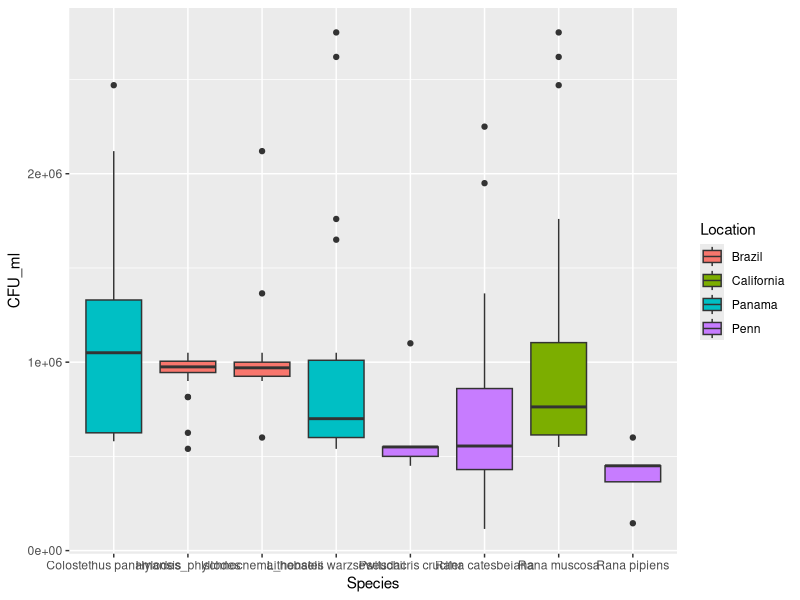
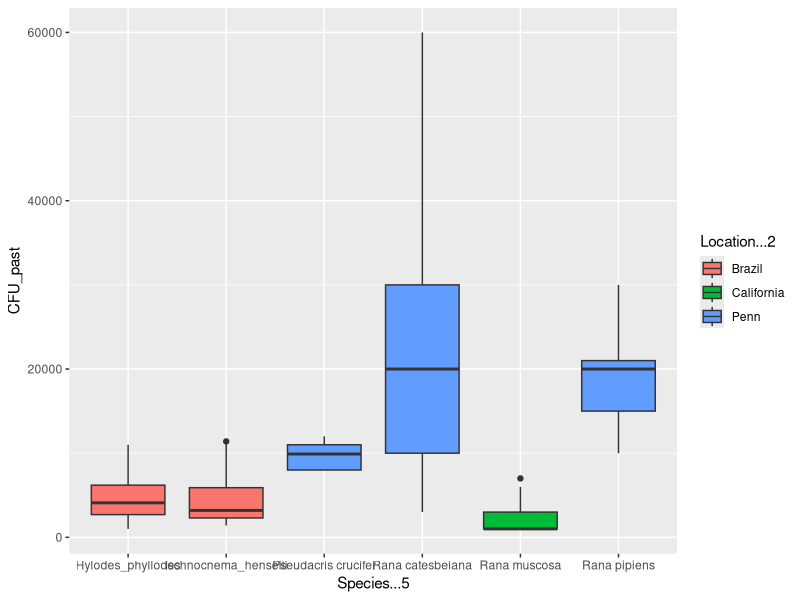
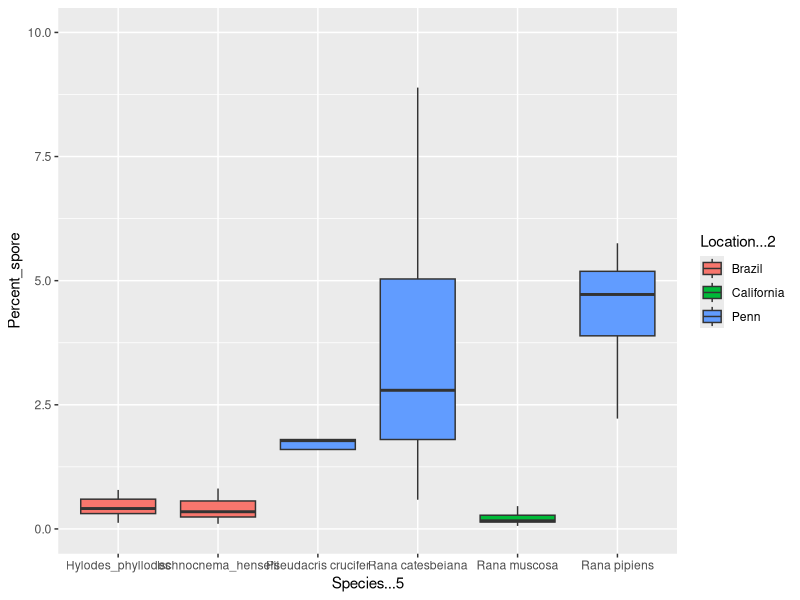
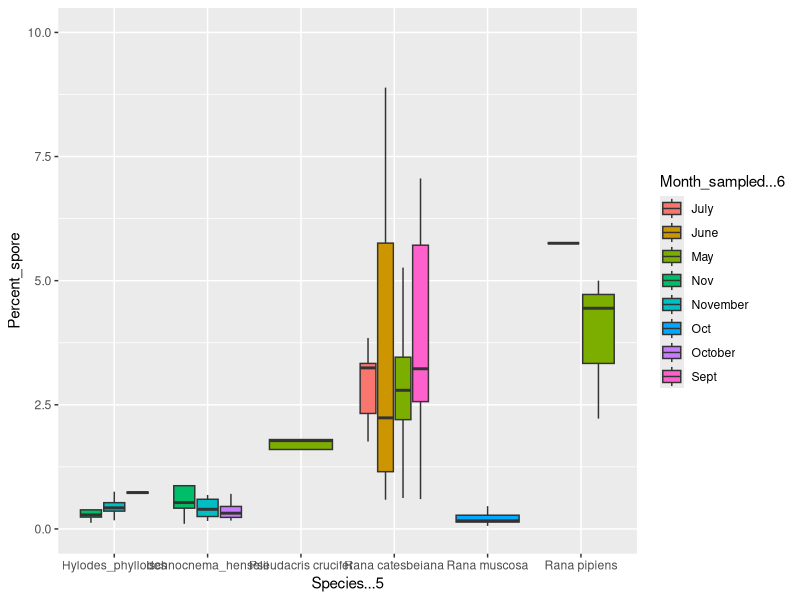
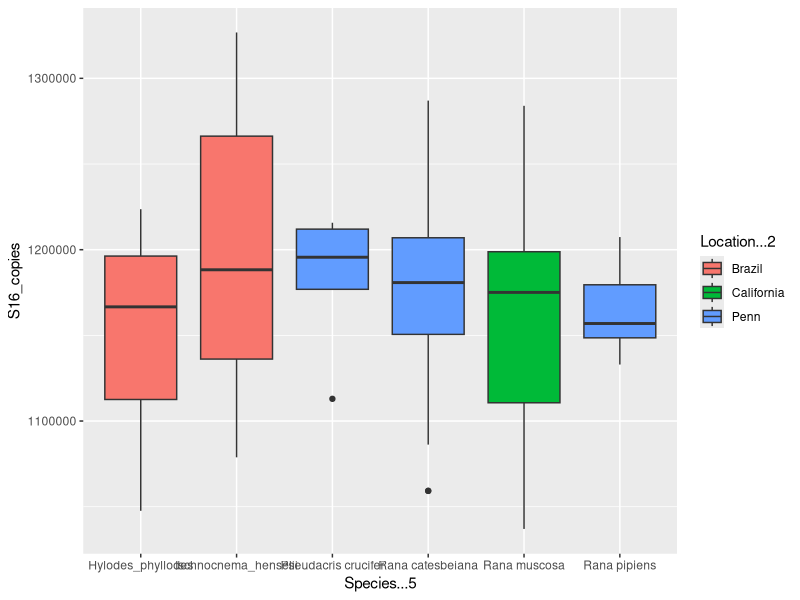
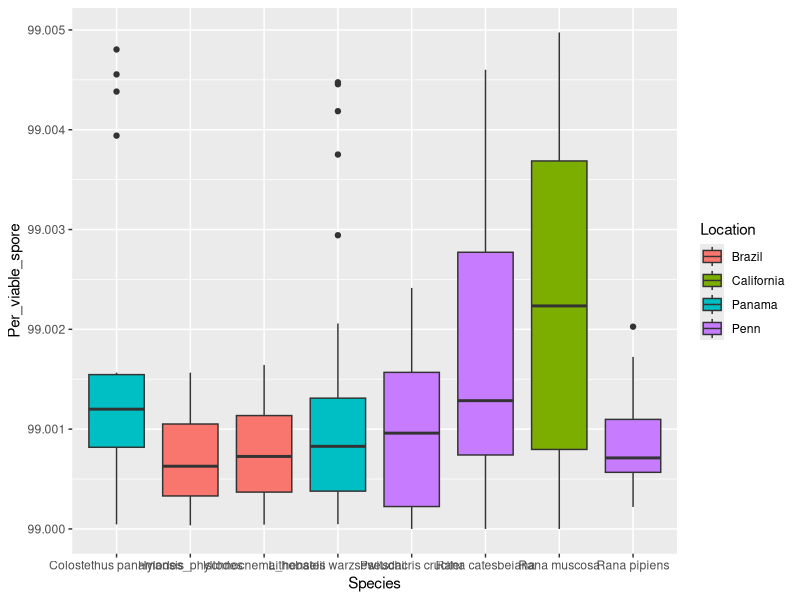
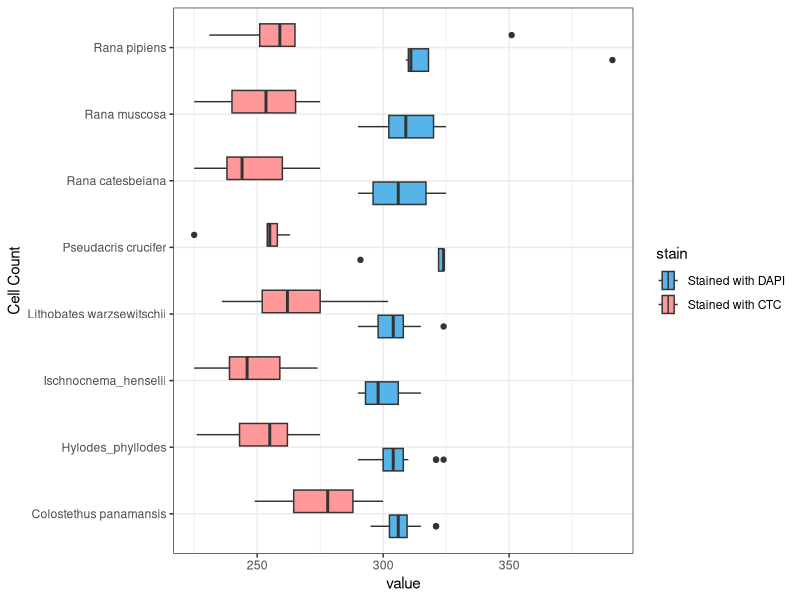
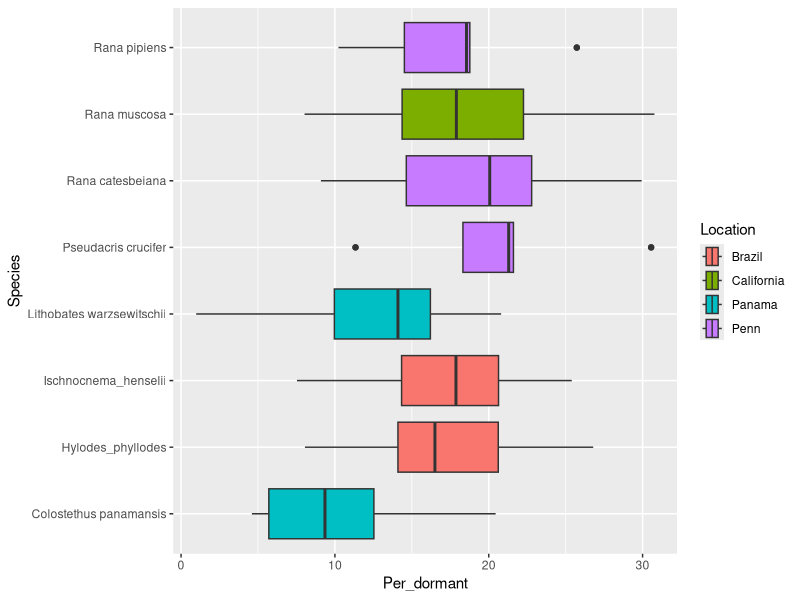

These figures' R source, in order:
#----------------------------
#
# Andrew Miller-Klugman
# Ribbitr Data Figures
#
#----------------------------

library(dplyr)
library(ggplot2)
library(readxl)
library(tidyr)

# load in the data
cell_counts <- read_xlsx("Ribbitr_data/data/RIBBiTR_CFUs_cell_counts.xlsx", sheet = 1)
TbCl_data <- read_xlsx("Ribbitr_data/data/RIBBiTR_TbCl_data.xlsx")
Panama_cell <- read_xlsx("Ribbitr_data/data/Panama_data.xlsx", sheet = 1)
cell_stains <- read_xlsx("Ribbitr_data/data/RIBBiTR_CFUs_cell_counts.xlsx", sheet = 2)
panama_tbcl <- read_xlsx("Ribbitr_data/data/Panama_data.xlsx", sheet = 3)
panama_counts <-  read_xlsx("Ribbitr_data/data/Panama_data.xlsx", sheet = 2)
ribbitr_cell_count <- read_xlsx("Ribbitr_data/data/RIBBiTR_CFUS.xlsx")

#### Cell Culture Count Data ####

#data cleaning 
names(ribbitr_cell_count)[names(ribbitr_cell_count) == "CFU_bact"] <- "CFU_ml"
names(ribbitr_cell_count)[names(ribbitr_cell_count) == "Percent_spore"] <- "per_spore" 
panama_counts$Location <- "Panama"

cell_counts_clean <-
  ribbitr_cell_count |>
  select("RIBBiTR_ID", "Species", "CFU_ml", "CFU_past", "per_spore", "Location")

cell_counts_total <- bind_rows(cell_counts_clean, panama_counts)

# boxplot of bacterial CFUs by species per location
cell_counts_total  |>
  ggplot(aes(Species, CFU_ml, fill = Location)) +
  geom_boxplot()

#boxplot of pasteurized CFUs
cell_counts |>
  ggplot( aes(Species...5, CFU_past, fill = Location...2)) +
  geom_boxplot()
  
# Boxplot of %spore forming bacteria 
cell_counts |>
  ggplot(aes(Species...5, Percent_spore, fill = Location...2)) +
  geom_boxplot(outlier.shape = NA, outlier.colour = NA) +
  scale_y_continuous(limits = c(0,10))

# Percent_spore by month
cell_counts |>
  ggplot(aes(Species...5, Percent_spore, fill = Month_sampled...6)) +
  geom_boxplot(outlier.shape = NA, outlier.colour = NA) +
  scale_y_continuous(limits = c(0,10))

# s16 copies by species
cell_counts |>
  ggplot(aes(Species...5, S16_copies, fill = Location...2)) +
  geom_boxplot()


#### TbCl Data ####

# clean data to make combining possible
panama_tbcl$Location <- "Panama"
panama_tbcl$Per_viable_spore <- (panama_tbcl$Viable_fluor/panama_tbcl$Total_fluor)*100
names(panama_tbcl)[names(panama_tbcl) == "RIBBITR_ID"] <- "RIBBiTR_ID"

TbCl_data_clean <- 
  TbCl_data |>
  select("RIBBiTR_ID", "Species", "Location", "Viable_fluor", "Total_fluor", "Per_viable_spore")
Panama_tbcl_data_clean <- 
  panama_tbcl |>
  select("RIBBiTR_ID", "Species", "Location", "Viable_fluor", "Total_fluor", "Per_viable_spore")

TbCl_data_total <- bind_rows(TbCl_data_clean, Panama_tbcl_data_clean)
#percent viable spore
TbCl_data_total |>
  ggplot(aes(Species, Per_viable_spore, fill = Location)) +
  geom_boxplot()

#### Cell Stain Data ####
# select columns needed from each table to ensure binding together
cell_stain_clean <- cell_stains |>
  select("Per_dormant", "RIBBiTR_ID", "Location", "Species",
         "Sublocation", "Sublocation_2", "Month_sampled",
         "Year_sampled", "Total bacteria_blue", "Total_bacteria_red", 
         "Total_cells_ml", "Active_cells_ml", "Per_active")

Panama_stain <- Panama_cell |>
  select("Per_dormant", "RIBBiTR_ID", "Location", "Species",
         "Sublocation", "Sublocation_2", "Month_sampled",
         "Year_sampled", "Total bacteria_blue", "Total_bacteria_red", 
         "Total_cells_ml", "Active_cells_ml", "Per_active")

# bind both dataframes into a single frame 
cell_stain_counts_total <- bind_rows(cell_stain_clean, Panama_cell)

# convert data to long to allow for graphing on same plot 
cell_stain_count_total_long <-
  pivot_longer(cell_stain_counts_total, cols = c('Total bacteria_blue', 'Total_bacteria_red'), names_to = "stain", values_to = "value")

 cell_stain_count_total_long |>
  ggplot(aes(x = value, y = Species, fill = stain)) +
  geom_boxplot()+
  ylab("Cell Count") +
  theme_bw() +
  scale_fill_manual(values =c("Total_bacteria_red" = "#FF9999", "Total bacteria_blue" =  "#56B4E9" ),
                    labels = c("Stained with DAPI", "Stained with CTC"))
 
 # percent dormancy 
 cell_stain_count_total_long |>
   ggplot(aes(Per_dormant, Species, fill = Location)) +
   geom_boxplot()
  
